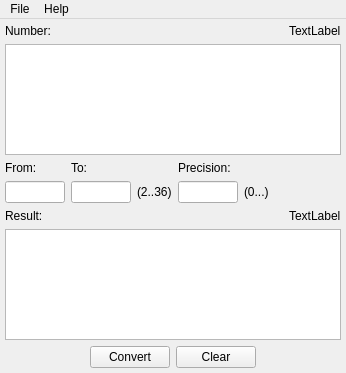
<?xml version="1.0" encoding="UTF-8"?>
<ui version="4.0">
 <class>MainWindow</class>
 <widget class="QMainWindow" name="MainWindow">
  <property name="geometry">
   <rect>
    <x>0</x>
    <y>0</y>
    <width>346</width>
    <height>373</height>
   </rect>
  </property>
  <property name="windowTitle">
   <string>NumberConverter</string>
  </property>
  <widget class="QWidget" name="centralWidget">
   <layout class="QGridLayout" name="gridLayout_4">
    <property name="leftMargin">
     <number>5</number>
    </property>
    <property name="topMargin">
     <number>5</number>
    </property>
    <property name="rightMargin">
     <number>5</number>
    </property>
    <property name="bottomMargin">
     <number>5</number>
    </property>
    <item row="0" column="0">
     <layout class="QGridLayout" name="gridLayout" columnstretch="1,0">
      <item row="0" column="0">
       <widget class="QLabel" name="label">
        <property name="text">
         <string>Number:</string>
        </property>
       </widget>
      </item>
      <item row="0" column="1">
       <widget class="QLabel" name="label_5">
        <property name="text">
         <string>TextLabel</string>
        </property>
       </widget>
      </item>
      <item row="1" column="0" colspan="2">
       <widget class="QPlainTextEdit" name="plainTextEditInput">
        <property name="font">
         <font>
          <family>Lucida Console</family>
          <pointsize>9</pointsize>
         </font>
        </property>
        <property name="tabChangesFocus">
         <bool>true</bool>
        </property>
       </widget>
      </item>
     </layout>
    </item>
    <item row="2" column="0">
     <layout class="QGridLayout" name="gridLayout_2" columnstretch="1,0">
      <item row="0" column="0">
       <widget class="QLabel" name="label_4">
        <property name="text">
         <string>Result:</string>
        </property>
       </widget>
      </item>
      <item row="0" column="1">
       <widget class="QLabel" name="label_6">
        <property name="text">
         <string>TextLabel</string>
        </property>
       </widget>
      </item>
      <item row="1" column="0" colspan="2">
       <widget class="QPlainTextEdit" name="plainTextEditOutput">
        <property name="font">
         <font>
          <family>Lucida Console</family>
          <pointsize>9</pointsize>
         </font>
        </property>
        <property name="readOnly">
         <bool>true</bool>
        </property>
       </widget>
      </item>
     </layout>
    </item>
    <item row="3" column="0">
     <layout class="QHBoxLayout" name="horizontalLayout">
      <item>
       <spacer name="horizontalSpacer_2">
        <property name="orientation">
         <enum>Qt::Horizontal</enum>
        </property>
        <property name="sizeHint" stdset="0">
         <size>
          <width>40</width>
          <height>20</height>
         </size>
        </property>
       </spacer>
      </item>
      <item>
       <widget class="QPushButton" name="pushButton">
        <property name="text">
         <string>Convert</string>
        </property>
        <property name="autoDefault">
         <bool>false</bool>
        </property>
        <property name="default">
         <bool>false</bool>
        </property>
       </widget>
      </item>
      <item>
       <widget class="QPushButton" name="pushButton_2">
        <property name="text">
         <string>Clear</string>
        </property>
        <property name="flat">
         <bool>false</bool>
        </property>
       </widget>
      </item>
      <item>
       <spacer name="horizontalSpacer_3">
        <property name="orientation">
         <enum>Qt::Horizontal</enum>
        </property>
        <property name="sizeHint" stdset="0">
         <size>
          <width>40</width>
          <height>20</height>
         </size>
        </property>
       </spacer>
      </item>
     </layout>
    </item>
    <item row="1" column="0">
     <layout class="QGridLayout" name="gridLayout_3" columnstretch="0,0,0,0,0,0">
      <item row="0" column="1">
       <widget class="QLabel" name="label_3">
        <property name="text">
         <string>To:</string>
        </property>
       </widget>
      </item>
      <item row="1" column="0">
       <widget class="QLineEdit" name="lineEditBase1">
        <property name="maximumSize">
         <size>
          <width>60</width>
          <height>16777215</height>
         </size>
        </property>
        <property name="font">
         <font>
          <family>Lucida Console</family>
          <pointsize>9</pointsize>
         </font>
        </property>
       </widget>
      </item>
      <item row="1" column="5">
       <spacer name="horizontalSpacer">
        <property name="orientation">
         <enum>Qt::Horizontal</enum>
        </property>
        <property name="sizeHint" stdset="0">
         <size>
          <width>40</width>
          <height>20</height>
         </size>
        </property>
       </spacer>
      </item>
      <item row="1" column="2">
       <widget class="QLabel" name="label_7">
        <property name="text">
         <string>(2..36)</string>
        </property>
       </widget>
      </item>
      <item row="0" column="3">
       <widget class="QLabel" name="label_8">
        <property name="text">
         <string>Precision:</string>
        </property>
       </widget>
      </item>
      <item row="0" column="0">
       <widget class="QLabel" name="label_2">
        <property name="text">
         <string>From:</string>
        </property>
       </widget>
      </item>
      <item row="1" column="3">
       <widget class="QLineEdit" name="lineEditPrecision">
        <property name="maximumSize">
         <size>
          <width>60</width>
          <height>16777215</height>
         </size>
        </property>
        <property name="font">
         <font>
          <family>Lucida Console</family>
          <pointsize>9</pointsize>
         </font>
        </property>
       </widget>
      </item>
      <item row="1" column="1">
       <widget class="QLineEdit" name="lineEditBase2">
        <property name="maximumSize">
         <size>
          <width>60</width>
          <height>16777215</height>
         </size>
        </property>
        <property name="font">
         <font>
          <family>Lucida Console</family>
          <pointsize>9</pointsize>
         </font>
        </property>
       </widget>
      </item>
      <item row="1" column="4">
       <widget class="QLabel" name="label_9">
        <property name="text">
         <string>(0...)</string>
        </property>
       </widget>
      </item>
     </layout>
    </item>
   </layout>
  </widget>
  <widget class="QMenuBar" name="menuBar">
   <property name="geometry">
    <rect>
     <x>0</x>
     <y>0</y>
     <width>346</width>
     <height>21</height>
    </rect>
   </property>
   <widget class="QMenu" name="menu">
    <property name="title">
     <string>File</string>
    </property>
    <addaction name="actionSaveResult"/>
    <addaction name="action"/>
   </widget>
   <widget class="QMenu" name="menu_2">
    <property name="title">
     <string>Help</string>
    </property>
    <addaction name="action_2"/>
   </widget>
   <addaction name="menu"/>
   <addaction name="menu_2"/>
  </widget>
  <action name="action">
   <property name="text">
    <string>Exit</string>
   </property>
  </action>
  <action name="action_2">
   <property name="text">
    <string>Grammar</string>
   </property>
  </action>
  <action name="actionSaveResult">
   <property name="text">
    <string>Save result...</string>
   </property>
  </action>
 </widget>
 <layoutdefault spacing="6" margin="11"/>
 <tabstops>
  <tabstop>plainTextEditInput</tabstop>
  <tabstop>lineEditBase1</tabstop>
  <tabstop>lineEditBase2</tabstop>
  <tabstop>lineEditPrecision</tabstop>
  <tabstop>plainTextEditOutput</tabstop>
  <tabstop>pushButton</tabstop>
  <tabstop>pushButton_2</tabstop>
 </tabstops>
 <resources/>
 <connections/>
</ui>
